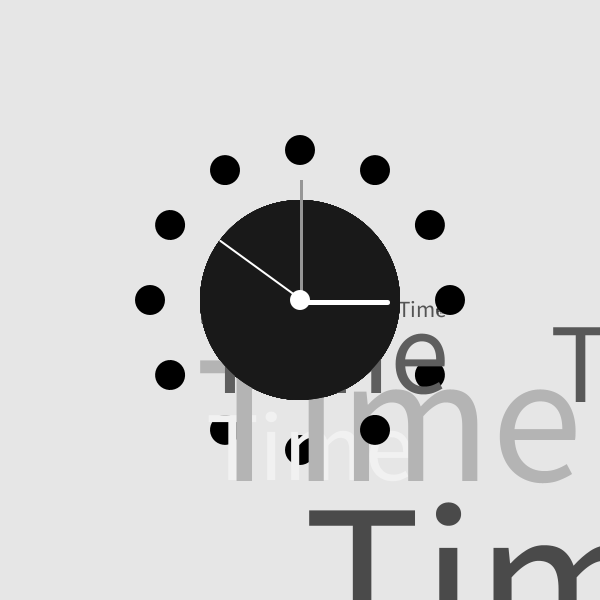
Frame 1 (no input)
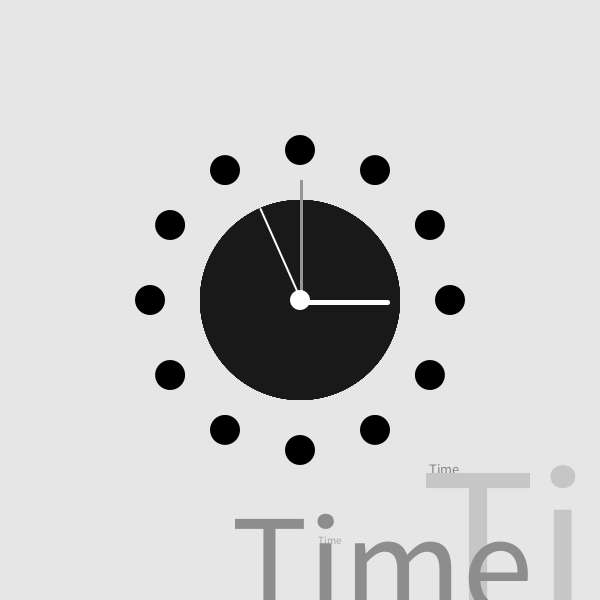
Frame 60 (the mouse pressed at the canvas centre just before this capture)
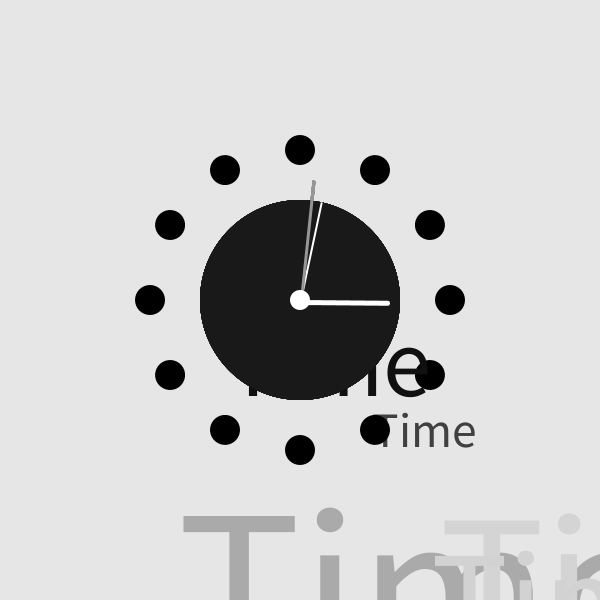
Frame 120 (the mouse held since frame 60 and released just before this capture)

The Processing sketch that drew these frames (run headless with seeded random() and noise(); from frame 60 on, the mouse is pressed at the canvas centre):

// Processing sketch: processing_144407
// ── processing_144407.pde

// Konkuk University
// Department of Dynamic Media
// SOS iDesign
// Name: KIM Jieun
// ID: 201420072

PFont font; 
int s = second();  
int m = minute();  
int h = hour();    

void setup() {
  size (600, 600);
  smooth();
  frameRate(10);
}

void draw() {
  line(s, 0, s, 30); 
  line(m, 30, m, 66); 
  line(h, 66, h, 100); 

  background (230); 
  noStroke (); 
  translate (width/2, height/2); 

  for (int i=0; i<360; i+=30) { 
    //draw a circle
    pushMatrix(); 
    fill(25, 25, 25); 
    ellipse (0, 0, 200, 200);
    popMatrix (); 

    //draw a min circle
    pushMatrix(); 
    rotate (radians(i)); 
    translate (0, 150); 
    fill(0); 
    ellipse (0, 0, 30, 30); 
    popMatrix (); 

    //draw a second
    pushMatrix(); 
    fill (255); 
    rotate (radians(6*second()-90)); 
    rect (0, 0, 100, 2, s); 
    popMatrix (); 
    //draw a min
    pushMatrix();
    fill (150); 
    rotate (radians(6*minute()-90)); 
    rect (0, 0, 120, 3, m); 
    popMatrix (); 
    //draw a hour
    pushMatrix(); 
    fill(255);
    rotate (radians(30*(hour()+minute()/60.0)-90));
    rect (0, 0, 90, 5, h); 
    popMatrix (); 

    //draw a center circle
    pushMatrix(); 
    fill (255, 255, 255);
    ellipse (0, 0, 20, 20); 
    popMatrix ();

    //Text 'time'
    noStroke(); 
    fill(random(255)); 
    textSize(random(250)); 
    textAlign(CENTER, CENTER); 
    text("Time", random(width), random(height));
  }
}
